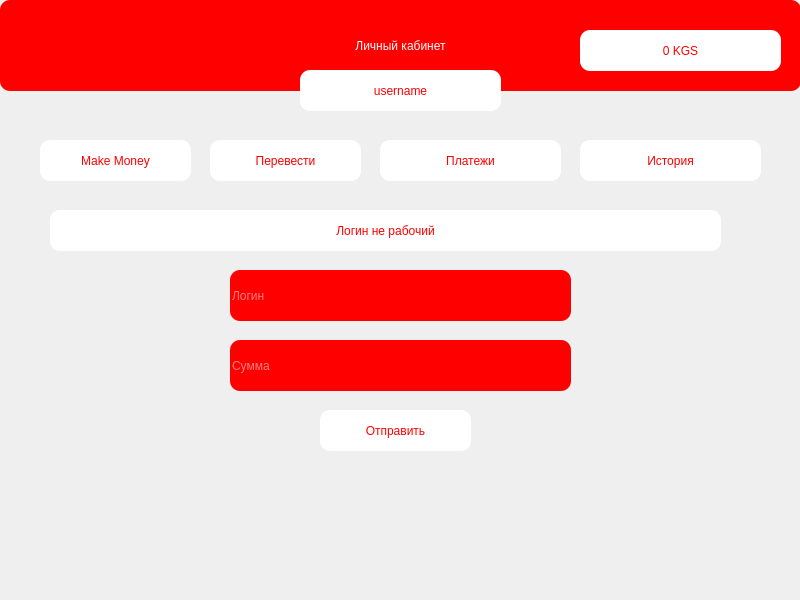
<?xml version="1.0" encoding="UTF-8"?>
<ui version="4.0">
 <class>Form</class>
 <widget class="QWidget" name="Form">
  <property name="geometry">
   <rect>
    <x>0</x>
    <y>0</y>
    <width>800</width>
    <height>600</height>
   </rect>
  </property>
  <property name="windowTitle">
   <string>Main</string>
  </property>
  <widget class="QLabel" name="label">
   <property name="geometry">
    <rect>
     <x>0</x>
     <y>0</y>
     <width>801</width>
     <height>91</height>
    </rect>
   </property>
   <property name="styleSheet">
    <string notr="true">font: 17pt &quot;Yu Gothic UI Semibold&quot;;
color: white;
background-color: red;
border-radius: 10px;</string>
   </property>
   <property name="text">
    <string>Личный кабинет</string>
   </property>
   <property name="alignment">
    <set>Qt::AlignCenter</set>
   </property>
  </widget>
  <widget class="QPushButton" name="make">
   <property name="geometry">
    <rect>
     <x>40</x>
     <y>140</y>
     <width>151</width>
     <height>41</height>
    </rect>
   </property>
   <property name="styleSheet">
    <string notr="true">font: 14pt &quot;Yu Gothic UI Semibold&quot;;
color: red;
background-color: white;
border-radius: 10px;</string>
   </property>
   <property name="text">
    <string>Make Money</string>
   </property>
  </widget>
  <widget class="QPushButton" name="transfer">
   <property name="geometry">
    <rect>
     <x>210</x>
     <y>140</y>
     <width>151</width>
     <height>41</height>
    </rect>
   </property>
   <property name="styleSheet">
    <string notr="true">font: 14pt &quot;Yu Gothic UI Semibold&quot;;
color: red;
background-color: white;
border-radius: 10px;</string>
   </property>
   <property name="text">
    <string>Перевести</string>
   </property>
  </widget>
  <widget class="QPushButton" name="signin_5">
   <property name="geometry">
    <rect>
     <x>380</x>
     <y>140</y>
     <width>181</width>
     <height>41</height>
    </rect>
   </property>
   <property name="styleSheet">
    <string notr="true">font: 14pt &quot;Yu Gothic UI Semibold&quot;;
color: red;
background-color: white;
border-radius: 10px;</string>
   </property>
   <property name="text">
    <string>Платежи</string>
   </property>
  </widget>
  <widget class="QPushButton" name="signin_6">
   <property name="geometry">
    <rect>
     <x>580</x>
     <y>140</y>
     <width>181</width>
     <height>41</height>
    </rect>
   </property>
   <property name="styleSheet">
    <string notr="true">font: 14pt &quot;Yu Gothic UI Semibold&quot;;
color: red;
background-color: white;
border-radius: 10px;</string>
   </property>
   <property name="text">
    <string>История</string>
   </property>
  </widget>
  <widget class="QLabel" name="balance">
   <property name="geometry">
    <rect>
     <x>580</x>
     <y>30</y>
     <width>201</width>
     <height>41</height>
    </rect>
   </property>
   <property name="styleSheet">
    <string notr="true">font: 14pt &quot;Yu Gothic UI Semibold&quot;;
color: red;
background-color: white;
border-radius: 10px;</string>
   </property>
   <property name="text">
    <string>0 KGS</string>
   </property>
   <property name="alignment">
    <set>Qt::AlignCenter</set>
   </property>
  </widget>
  <widget class="QLabel" name="username">
   <property name="geometry">
    <rect>
     <x>300</x>
     <y>70</y>
     <width>201</width>
     <height>41</height>
    </rect>
   </property>
   <property name="styleSheet">
    <string notr="true">font: 14pt &quot;Yu Gothic UI Semibold&quot;;
color: red;
background-color: white;
border-radius: 10px;</string>
   </property>
   <property name="text">
    <string>username</string>
   </property>
   <property name="alignment">
    <set>Qt::AlignCenter</set>
   </property>
  </widget>
  <widget class="QLineEdit" name="input_login">
   <property name="geometry">
    <rect>
     <x>230</x>
     <y>270</y>
     <width>341</width>
     <height>51</height>
    </rect>
   </property>
   <property name="styleSheet">
    <string notr="true">font: 17pt &quot;Yu Gothic UI Semibold&quot;;
color: white;
background-color: red;
border-radius: 10px;</string>
   </property>
   <property name="placeholderText">
    <string>Логин</string>
   </property>
  </widget>
  <widget class="QLineEdit" name="amount">
   <property name="geometry">
    <rect>
     <x>230</x>
     <y>340</y>
     <width>341</width>
     <height>51</height>
    </rect>
   </property>
   <property name="styleSheet">
    <string notr="true">font: 17pt &quot;Yu Gothic UI Semibold&quot;;
color: white;
background-color: red;
border-radius: 10px;</string>
   </property>
   <property name="placeholderText">
    <string>Сумма</string>
   </property>
  </widget>
  <widget class="QPushButton" name="send">
   <property name="geometry">
    <rect>
     <x>320</x>
     <y>410</y>
     <width>151</width>
     <height>41</height>
    </rect>
   </property>
   <property name="styleSheet">
    <string notr="true">font: 14pt &quot;Yu Gothic UI Semibold&quot;;
color: red;
background-color: white;
border-radius: 10px;</string>
   </property>
   <property name="text">
    <string>Отправить</string>
   </property>
  </widget>
  <widget class="QLabel" name="result">
   <property name="geometry">
    <rect>
     <x>50</x>
     <y>210</y>
     <width>671</width>
     <height>41</height>
    </rect>
   </property>
   <property name="styleSheet">
    <string notr="true">font: 14pt &quot;Yu Gothic UI Semibold&quot;;
color: red;
background-color: white;
border-radius: 10px;</string>
   </property>
   <property name="text">
    <string>Логин не рабочий</string>
   </property>
   <property name="alignment">
    <set>Qt::AlignCenter</set>
   </property>
  </widget>
 </widget>
 <resources/>
 <connections/>
</ui>
